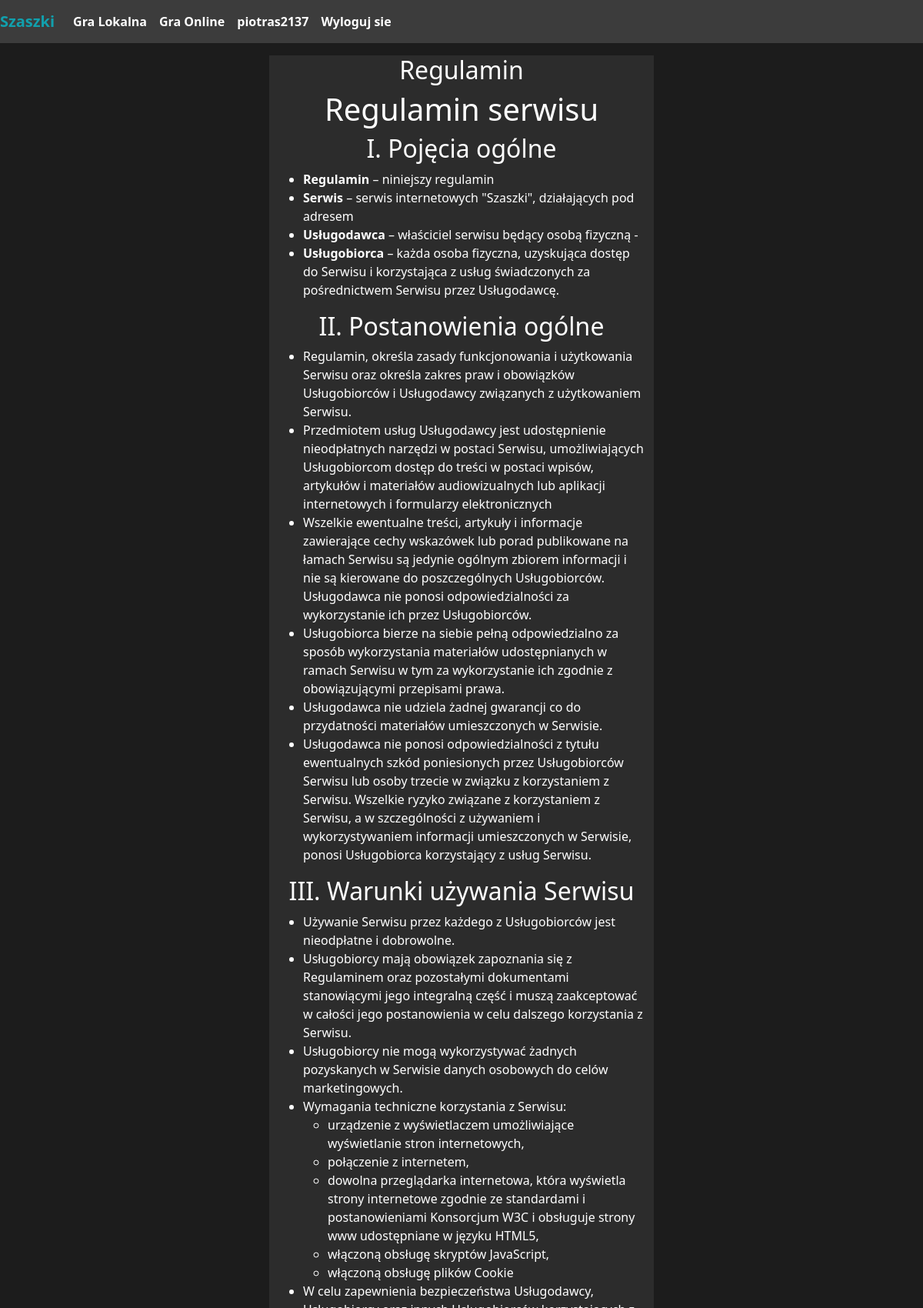
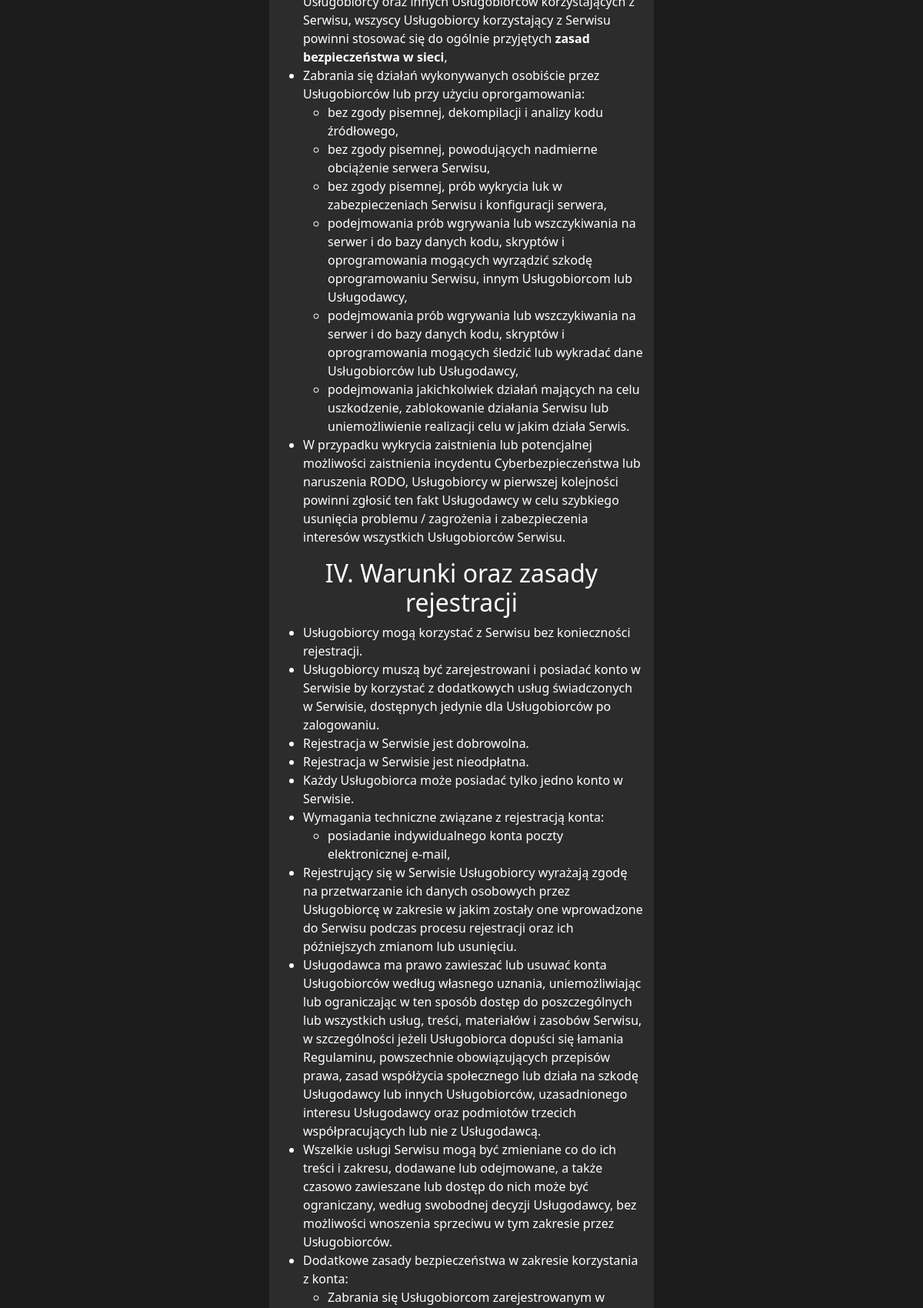
Screenshot of /page/1/ (signed in, upper part) with the database file from the repository (2 pictures, top to bottom).
### chess/models.py (models this page shows, shortened)
class Page(models.Model):
    title = models.CharField(max_length=64)
    content = models.TextField()

### chess/views.py (the view)
# urls.py: path('page/<int:pageid>/', views.page, name='page')
def page(request, pageid):
    x = Page.objects.get(pk=pageid)
    context = {
        'page': x,
    }
    return render(request, "page.html", context=context)

### chess/templates/page.html
{% extends 'base.html' %}
{% block content %}
{% load crispy_forms_tags %}
<div class="container-fluid" id="pageform">
    <div class="row justify-content-center">
        <div id="usrprof" class="col-sm-11 col-md-10 col-lg-5">
            <h2>{{page.title}}</h2>
            <span>{{page.content |safe}}</span>
        </div>
    </div>
</div>
{% endblock %}

### chess/templates/base.html (shortened to what this page needs)
{% load static %}
<!DOCTYPE html>
<html lang="en">
<head>
  <link href="https://cdn.jsdelivr.net/npm/bootstrap@5.2.2/dist/css/bootstrap.min.css" rel="stylesheet"
 />
  <link rel="stylesheet" href="{% static 'css/chessboard-1.0.0.min.css' %}" />
  <link rel="stylesheet" href="{% static 'css/style.css' %}" />
</head>
<body>
  <nav class="navbar navbar-expand-lg navbar-dark sticky-top">
    <a href="/" class="navbar-brand" id="logo">Szaszki</a>
    <div class="collapse navbar-collapse" id="navbarSupportedContent">
      <ul class="navbar-nav mr-auto">
        <li class="nav-item">
          <a class="nav-link" href="/game/selectmode/"><span class="sr-only">Gra Lokalna</span></a>
        </li>
        <li class="nav-item">
          <a class="nav-link" href="/lobby/"><span class="sr-only">Gra Online</span></a>
        </li>
        {% if user.is_authenticated %}
        <li class="nav-item">
          <a class="nav-link" href="/users/{{user.username}}/">
            <span>{{user.username}}</span></a>
        </li>
        <li class="nav-item">
          <a class="nav-link" href="/logout"><span id="logoutlink">Wyloguj sie</span></a>
        </li>
        {% endif %}
      </ul>
    </div>
  </nav>
  {% block content %} {% endblock %}
</body>
</html>

### chess/static/css/style.css (style rules this page uses)
body { background-color: #1c1c1c; color: white; overflow-wrap: break-word; -ms-scroll-chaining: none; overscroll-behavior: contain; min-height: 100vh; display: flex; flex-direction: column; }
nav { background-color: #3c3c3c; color: white; font-weight: bold; }
#logo { color: rgba(0, 201, 219, 0.715); }
.nav-link span { color: white; }
#usrprof { min-height: 800px; background-color: #2c2c2c; text-align: center; margin-top: 1rem; overflow: hidden; }
#usrprof ul { align-self: start; text-align: left; }
#usrprof a { color: white; text-decoration: none; font-weight: bold; }
#pageform { margin-bottom: 1rem; }

### rows the page displays
Page: title "Regulamin", content "Regulamin serwisu I. Pojęcia ogólne Regulamin – niniejszy regulamin Serwis – serwis internetowych \"Szaszki\", działających pod adresem Usługodawca – właściciel serwisu będący osobą fizyczną - Usługobiorca – każda osoba fizyczna, uzyskująca dostęp do Serwisu i korzystająca z usług świadczonych za pośrednictwem Serwisu przez Usługodawcę. II. Postanowienia ogólne Regulamin, określa zasady funkcjonowania i użytkowania Serwisu oraz określa zakres praw i obowiązków Usługobiorców i Usługodawcy związanych z użytkowaniem Serwisu. Przedmiotem usług Usługodawcy jest udostępnienie nieodpłatnych narzędzi w postaci Serwisu, umożliwiających Usługobiorcom dostęp do treści w postaci wpisów, artykułów i…"

### other values shown
{{ user.username }} "piotras2137"
